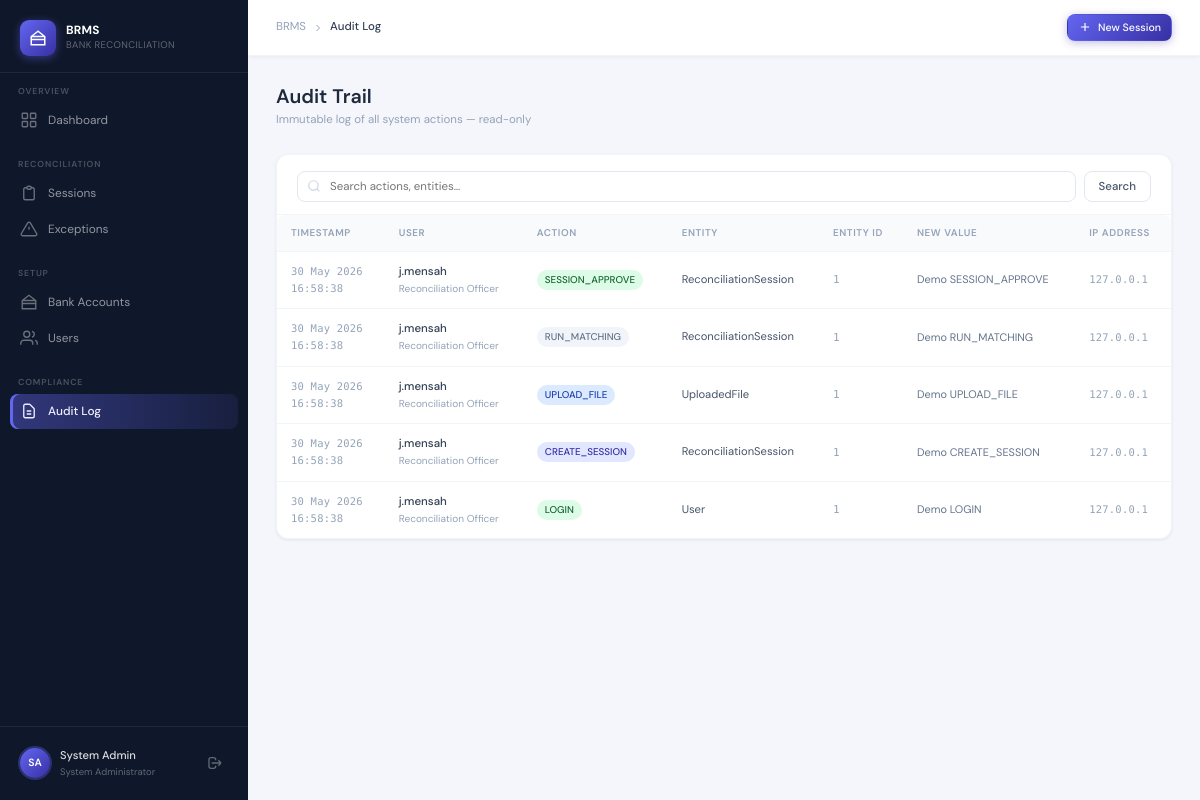
/audit-log/ (signed in), run on an earlier commit of the app's database.
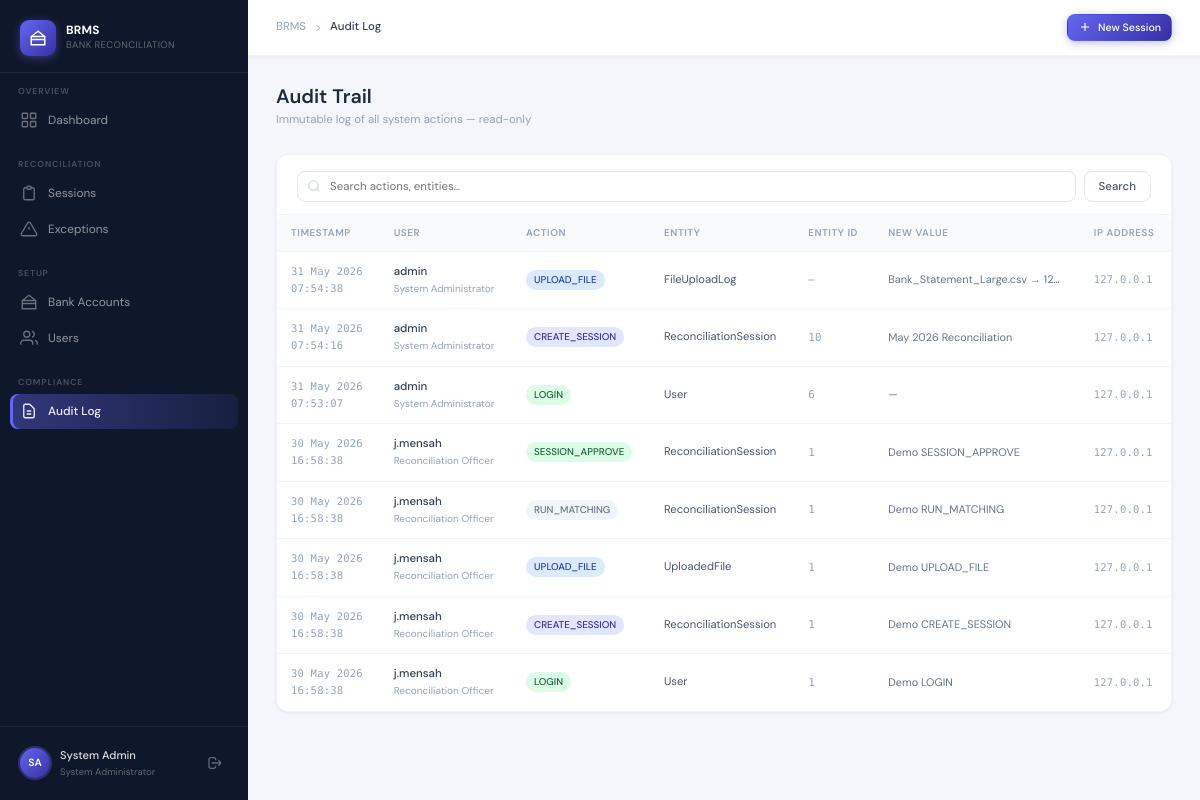
And on a later commit of the database.
### reconciliation/models.py (models this page shows, shortened)
class AuditLog(models.Model):
    user = models.ForeignKey(settings.AUTH_USER_MODEL, on_delete=models.SET_NULL, null=True)
    action = models.CharField(max_length=100)
    entity = models.CharField(max_length=100)
    entity_id = models.CharField(max_length=50, blank=True)
    old_value = models.TextField(blank=True)
    new_value = models.TextField(blank=True)
    timestamp = models.DateTimeField(auto_now_add=True)
    ip_address = models.GenericIPAddressField(null=True, blank=True)
    device_info = models.CharField(max_length=500, blank=True)
    class Meta:
        ordering = ['-timestamp']

### accounts/models.py (models this page shows, shortened)
class User(AbstractUser):
    ROLE_CHOICES = [
        ('admin', 'System Administrator'),
        ('officer', 'Reconciliation Officer'),
        ('manager', 'Finance Manager'),
        ('auditor', 'Internal Auditor'),
        ('executive', 'Executive User'),
    ]
    role = models.CharField(max_length=20, choices=ROLE_CHOICES, default='officer')
    phone = models.CharField(max_length=20, blank=True)
    department = models.CharField(max_length=100, blank=True)
    is_locked = models.BooleanField(default=False)
    last_password_change = models.DateTimeField(null=True, blank=True)
    created_at = models.DateTimeField(auto_now_add=True)
    def can_upload(self):
        return self.role in ['officer', 'admin']

### reconciliation/views.py (the view)
# urls.py: path('audit-log/', views.audit_log, name='audit_log'),
@login_required
def audit_log(request):
    qs     = AuditLog.objects.select_related('user').order_by('-timestamp')
    search = request.GET.get('q', '')
    if search:
        qs = qs.filter(Q(action__icontains=search) | Q(entity__icontains=search))
    page = Paginator(qs, 30).get_page(request.GET.get('page'))
    return render(request, 'reconciliation/audit_log.html', {'page_obj': page, 'search': search})

### templates/reconciliation/audit_log.html (shortened to what this page needs)
{% extends 'base.html' %}
{% block nav_audit %}active{% endblock %}
{% block breadcrumb %}Audit Log{% endblock %}
{% block content %}
<div class="page-header">
  <div>
    <div class="page-title">Audit Trail</div>
    <div class="page-subtitle">Immutable log of all system actions — read-only</div>
  </div>
</div>
<div class="card">
  <div class="card-header">
    <form method="get" class="filter-bar" style="flex:1">
      <div class="search-input-wrap">
        <input type="text" name="q" class="search-input" placeholder="Search actions, entities…" value="{{ search }}">
      </div>
      <button type="submit" class="btn btn-outline">Search</button>
    </form>
  </div>
  {% if page_obj.object_list %}
  <div class="table-wrap">
    <table class="data-table">
      <thead>
        <tr>
          <th>Timestamp</th>
          <th>User</th>
          <th>Action</th>
          <th>Entity</th>
          <th>Entity ID</th>
          <th>New Value</th>
          <th>IP Address</th>
        </tr>
      </thead>
      <tbody>
        {% for log in page_obj %}
        <tr>
          <td class="mono" style="font-size:0.75rem;color:var(--slate-400);white-space:nowrap">
            {{ log.timestamp|date:"d M Y" }}<br>{{ log.timestamp|date:"H:i:s" }}
          </td>
          <td>
            <div style="font-size:0.82rem;font-weight:500">{{ log.user.username|default:"System" }}</div>
            <div style="font-size:0.72rem;color:var(--slate-400)">{{ log.user.get_role_display|default:"—" }}</div>
          </td>
          <td>
            <span class="badge
              {% if 'LOGIN' in log.action %}badge-approved
              {% elif 'LOGOUT' in log.action %}badge-draft
              {% elif 'APPROVE' in log.action %}badge-approved
              {% elif 'REJECT' in log.action %}badge-rejected
              {% elif 'CREATE' in log.action %}badge-peach
              {% elif 'UPLOAD' in log.action %}badge-processing
              {% else %}badge-draft{% endif %}">
              {{ log.action }}
            </span>
          </td>
          <td style="font-size:0.8rem;color:var(--slate-600)">{{ log.entity }}</td>
          <td class="mono" style="font-size:0.78rem;color:var(--slate-400)">{{ log.entity_id|default:"—" }}</td>
          <td style="font-size:0.78rem;color:var(--slate-500);max-width:200px;overflow:hidden;text-overflow:ellipsis;white-space:nowrap">
            {{ log.new_value|truncatechars:60|default:"—" }}
          </td>
          <td class="mono" style="font-size:0.75rem;color:var(--slate-400)">{{ log.ip_address|default:"—" }}</td>
        </tr>
        {% endfor %}
      </tbody>
    </table>
  </div>
  {% else %}
  <div class="empty-state">
    <div class="empty-icon">📋</div>
    <div class="empty-title">No audit records found</div>
    <div class="empty-sub">{% if search %}Try a different search term.{% else %}System actions will appear here once recorded.{% endif %}</div>
  </div>
  {% endif %}
</div>
{% endblock %}

What changed in the data, as far as the page shows it:
added AuditLog: timestamp "31 May 2026", timestamp "07:54:38", user.username "admin", user.role "System Administrator", action "UPLOAD_FILE", entity "FileUploadLog", entity_id "—", new_value "Bank_Statement_Large.csv → 12…", ip_address "127.0.0.1"
added AuditLog: timestamp "31 May 2026", timestamp "07:54:16", user.username "admin", user.role "System Administrator", action "CREATE_SESSION", entity "ReconciliationSession", entity_id "10", new_value "May 2026 Reconciliation", ip_address "127.0.0.1"
added AuditLog: timestamp "31 May 2026", timestamp "07:53:07", user.username "admin", user.role "System Administrator", action "LOGIN", entity "User", entity_id "6", new_value "—", ip_address "127.0.0.1"
